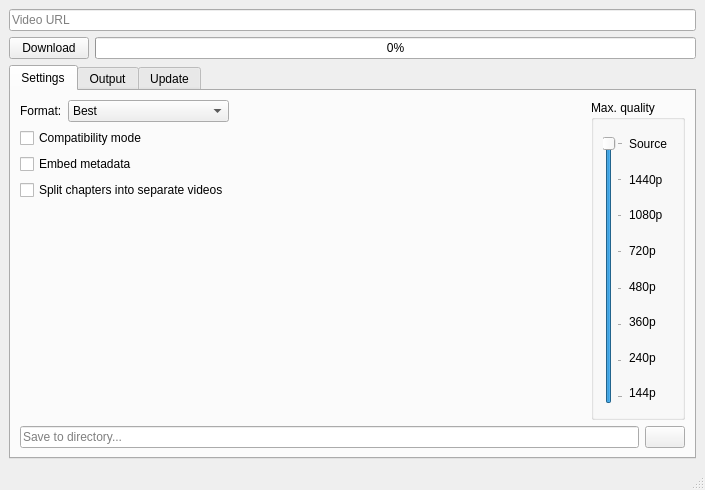
<?xml version="1.0" encoding="UTF-8"?>
<ui version="4.0">
 <class>MainWindow</class>
 <widget class="QMainWindow" name="MainWindow">
  <property name="geometry">
   <rect>
    <x>0</x>
    <y>0</y>
    <width>705</width>
    <height>490</height>
   </rect>
  </property>
  <property name="windowTitle">
   <string>FuzeVD 3.0.0</string>
  </property>
  <property name="tabShape">
   <enum>QTabWidget::TabShape::Triangular</enum>
  </property>
  <property name="dockNestingEnabled">
   <bool>false</bool>
  </property>
  <widget class="QWidget" name="centralwidget">
   <property name="enabled">
    <bool>true</bool>
   </property>
   <property name="sizePolicy">
    <sizepolicy hsizetype="Expanding" vsizetype="Expanding">
     <horstretch>1</horstretch>
     <verstretch>1</verstretch>
    </sizepolicy>
   </property>
   <property name="minimumSize">
    <size>
     <width>450</width>
     <height>400</height>
    </size>
   </property>
   <property name="maximumSize">
    <size>
     <width>2560</width>
     <height>1600</height>
    </size>
   </property>
   <property name="baseSize">
    <size>
     <width>705</width>
     <height>430</height>
    </size>
   </property>
   <layout class="QVBoxLayout" name="verticalLayout_3">
    <item>
     <widget class="QLineEdit" name="video_url_input">
      <property name="text">
       <string notr="true"/>
      </property>
      <property name="placeholderText">
       <string>Video URL</string>
      </property>
     </widget>
    </item>
    <item>
     <layout class="QHBoxLayout" name="horizontalLayout_2">
      <item>
       <widget class="QPushButton" name="download_button">
        <property name="text">
         <string>Download</string>
        </property>
       </widget>
      </item>
      <item>
       <widget class="QProgressBar" name="progress_bar">
        <property name="enabled">
         <bool>true</bool>
        </property>
        <property name="sizePolicy">
         <sizepolicy hsizetype="Expanding" vsizetype="Fixed">
          <horstretch>0</horstretch>
          <verstretch>0</verstretch>
         </sizepolicy>
        </property>
        <property name="value">
         <number>0</number>
        </property>
        <property name="textVisible">
         <bool>true</bool>
        </property>
        <property name="invertedAppearance">
         <bool>false</bool>
        </property>
       </widget>
      </item>
     </layout>
    </item>
    <item>
     <widget class="QTabWidget" name="tabWidget">
      <property name="sizePolicy">
       <sizepolicy hsizetype="Expanding" vsizetype="Minimum">
        <horstretch>0</horstretch>
        <verstretch>0</verstretch>
       </sizepolicy>
      </property>
      <property name="tabShape">
       <enum>QTabWidget::TabShape::Rounded</enum>
      </property>
      <property name="currentIndex">
       <number>0</number>
      </property>
      <widget class="QWidget" name="config_tab">
       <attribute name="title">
        <string>Settings</string>
       </attribute>
       <layout class="QVBoxLayout" name="verticalLayout_4">
        <item>
         <layout class="QHBoxLayout" name="horizontalLayout_5">
          <item>
           <layout class="QFormLayout" name="formLayout_3">
            <item row="0" column="0">
             <widget class="QLabel" name="label_9">
              <property name="text">
               <string>Format:</string>
              </property>
             </widget>
            </item>
            <item row="0" column="1">
             <widget class="QComboBox" name="format_combobox">
              <property name="editable">
               <bool>false</bool>
              </property>
              <item>
               <property name="text">
                <string notr="true">Best</string>
               </property>
              </item>
              <item>
               <property name="text">
                <string notr="true">MP4</string>
               </property>
              </item>
              <item>
               <property name="text">
                <string notr="true">WebM</string>
               </property>
              </item>
              <item>
               <property name="text">
                <string notr="true">MKV</string>
               </property>
              </item>
              <item>
               <property name="text">
                <string notr="true">Best (audio)</string>
               </property>
              </item>
              <item>
               <property name="text">
                <string notr="true">AAC (audio)</string>
               </property>
              </item>
              <item>
               <property name="text">
                <string notr="true">MP3 (audio)</string>
               </property>
              </item>
              <item>
               <property name="text">
                <string notr="true">Ogg (audio)</string>
               </property>
              </item>
              <item>
               <property name="text">
                <string notr="true">Opus (audio)</string>
               </property>
              </item>
             </widget>
            </item>
            <item row="1" column="0" colspan="2">
             <widget class="QCheckBox" name="compatibility_checkbox">
              <property name="toolTip">
               <string>De-prioritises AV1 formats.</string>
              </property>
              <property name="toolTipDuration">
               <number>-1</number>
              </property>
              <property name="text">
               <string comment="Test disambiguation">Compatibility mode</string>
              </property>
             </widget>
            </item>
            <item row="2" column="0" colspan="2">
             <widget class="QCheckBox" name="embed_metadata_checkbox">
              <property name="text">
               <string>Embed metadata</string>
              </property>
             </widget>
            </item>
            <item row="3" column="0" colspan="2">
             <widget class="QCheckBox" name="split_chapters_checkbox">
              <property name="text">
               <string>Split chapters into separate videos</string>
              </property>
             </widget>
            </item>
           </layout>
          </item>
          <item>
           <spacer name="horizontalSpacer">
            <property name="orientation">
             <enum>Qt::Orientation::Horizontal</enum>
            </property>
            <property name="sizeHint" stdset="0">
             <size>
              <width>40</width>
              <height>20</height>
             </size>
            </property>
           </spacer>
          </item>
          <item>
           <widget class="QGroupBox" name="resolution_groupbox">
            <property name="enabled">
             <bool>true</bool>
            </property>
            <property name="title">
             <string>Max. quality</string>
            </property>
            <layout class="QGridLayout" name="gridLayout_2">
             <item row="0" column="2">
              <widget class="QLabel" name="label_3">
               <property name="text">
                <string>Source</string>
               </property>
              </widget>
             </item>
             <item row="6" column="2">
              <widget class="QLabel" name="label_7">
               <property name="text">
                <string>240p</string>
               </property>
              </widget>
             </item>
             <item row="2" column="2">
              <widget class="QLabel" name="label">
               <property name="text">
                <string>1080p</string>
               </property>
              </widget>
             </item>
             <item row="5" column="2">
              <widget class="QLabel" name="label_6">
               <property name="text">
                <string>360p</string>
               </property>
              </widget>
             </item>
             <item row="1" column="2">
              <widget class="QLabel" name="label_2">
               <property name="text">
                <string>1440p</string>
               </property>
              </widget>
             </item>
             <item row="3" column="2" colspan="2">
              <widget class="QLabel" name="label_4">
               <property name="text">
                <string>720p</string>
               </property>
              </widget>
             </item>
             <item row="0" column="1" rowspan="8">
              <layout class="QVBoxLayout" name="verticalLayout_5">
               <property name="spacing">
                <number>2</number>
               </property>
               <item>
                <spacer name="verticalSpacer_2">
                 <property name="orientation">
                  <enum>Qt::Orientation::Vertical</enum>
                 </property>
                 <property name="sizeType">
                  <enum>QSizePolicy::Policy::Fixed</enum>
                 </property>
                 <property name="sizeHint" stdset="0">
                  <size>
                   <width>20</width>
                   <height>7</height>
                  </size>
                 </property>
                </spacer>
               </item>
               <item>
                <widget class="QSlider" name="quality_slider">
                 <property name="enabled">
                  <bool>true</bool>
                 </property>
                 <property name="sizePolicy">
                  <sizepolicy hsizetype="Minimum" vsizetype="Expanding">
                   <horstretch>0</horstretch>
                   <verstretch>0</verstretch>
                  </sizepolicy>
                 </property>
                 <property name="maximum">
                  <number>7</number>
                 </property>
                 <property name="pageStep">
                  <number>1</number>
                 </property>
                 <property name="value">
                  <number>7</number>
                 </property>
                 <property name="orientation">
                  <enum>Qt::Orientation::Vertical</enum>
                 </property>
                 <property name="tickPosition">
                  <enum>QSlider::TickPosition::TicksBelow</enum>
                 </property>
                 <property name="tickInterval">
                  <number>1</number>
                 </property>
                </widget>
               </item>
               <item>
                <spacer name="verticalSpacer">
                 <property name="orientation">
                  <enum>Qt::Orientation::Vertical</enum>
                 </property>
                 <property name="sizeType">
                  <enum>QSizePolicy::Policy::Fixed</enum>
                 </property>
                 <property name="sizeHint" stdset="0">
                  <size>
                   <width>20</width>
                   <height>4</height>
                  </size>
                 </property>
                </spacer>
               </item>
              </layout>
             </item>
             <item row="7" column="2">
              <widget class="QLabel" name="label_8">
               <property name="text">
                <string>144p</string>
               </property>
              </widget>
             </item>
             <item row="4" column="2">
              <widget class="QLabel" name="label_5">
               <property name="text">
                <string>480p</string>
               </property>
              </widget>
             </item>
            </layout>
           </widget>
          </item>
         </layout>
        </item>
        <item>
         <layout class="QHBoxLayout" name="horizontalLayout_3">
          <item>
           <widget class="QLineEdit" name="save_location_input">
            <property name="placeholderText">
             <string>Save to directory...</string>
            </property>
           </widget>
          </item>
          <item>
           <widget class="QPushButton" name="save_location_button">
            <property name="sizePolicy">
             <sizepolicy hsizetype="Minimum" vsizetype="Maximum">
              <horstretch>0</horstretch>
              <verstretch>1</verstretch>
             </sizepolicy>
            </property>
            <property name="text">
             <string/>
            </property>
            <property name="icon">
             <iconset theme="QIcon::ThemeIcon::DocumentSaveAs"/>
            </property>
            <property name="iconSize">
             <size>
              <width>24</width>
              <height>24</height>
             </size>
            </property>
           </widget>
          </item>
         </layout>
        </item>
       </layout>
      </widget>
      <widget class="QWidget" name="output_tab">
       <property name="sizePolicy">
        <sizepolicy hsizetype="Preferred" vsizetype="Preferred">
         <horstretch>1</horstretch>
         <verstretch>1</verstretch>
        </sizepolicy>
       </property>
       <attribute name="title">
        <string>Output</string>
       </attribute>
       <layout class="QVBoxLayout" name="verticalLayout">
        <item>
         <widget class="QTextEdit" name="shell_output_download_tab">
          <property name="sizePolicy">
           <sizepolicy hsizetype="Expanding" vsizetype="Expanding">
            <horstretch>0</horstretch>
            <verstretch>0</verstretch>
           </sizepolicy>
          </property>
          <property name="minimumSize">
           <size>
            <width>0</width>
            <height>20</height>
           </size>
          </property>
          <property name="baseSize">
           <size>
            <width>0</width>
            <height>0</height>
           </size>
          </property>
          <property name="palette">
           <palette>
            <active>
             <colorrole role="Text">
              <brush brushstyle="SolidPattern">
               <color alpha="255">
                <red>255</red>
                <green>255</green>
                <blue>255</blue>
               </color>
              </brush>
             </colorrole>
             <colorrole role="Base">
              <brush brushstyle="SolidPattern">
               <color alpha="255">
                <red>51</red>
                <green>51</green>
                <blue>51</blue>
               </color>
              </brush>
             </colorrole>
            </active>
            <inactive>
             <colorrole role="Text">
              <brush brushstyle="SolidPattern">
               <color alpha="255">
                <red>255</red>
                <green>255</green>
                <blue>255</blue>
               </color>
              </brush>
             </colorrole>
             <colorrole role="Base">
              <brush brushstyle="SolidPattern">
               <color alpha="255">
                <red>51</red>
                <green>51</green>
                <blue>51</blue>
               </color>
              </brush>
             </colorrole>
            </inactive>
            <disabled/>
           </palette>
          </property>
          <property name="font">
           <font>
            <family>Monospace</family>
            <pointsize>14</pointsize>
            <kerning>false</kerning>
           </font>
          </property>
          <property name="cursor" stdset="0">
           <cursorShape>IBeamCursor</cursorShape>
          </property>
          <property name="sizeAdjustPolicy">
           <enum>QAbstractScrollArea::SizeAdjustPolicy::AdjustIgnored</enum>
          </property>
          <property name="readOnly">
           <bool>true</bool>
          </property>
          <property name="markdown">
           <string notr="true"/>
          </property>
          <property name="html">
           <string notr="true">&lt;!DOCTYPE HTML PUBLIC &quot;-//W3C//DTD HTML 4.0//EN&quot; &quot;http://www.w3.org/TR/REC-html40/strict.dtd&quot;&gt;
&lt;html&gt;&lt;head&gt;&lt;meta name=&quot;qrichtext&quot; content=&quot;1&quot; /&gt;&lt;meta charset=&quot;utf-8&quot; /&gt;&lt;style type=&quot;text/css&quot;&gt;
p, li { white-space: pre-wrap; }
hr { height: 1px; border-width: 0; }
li.unchecked::marker { content: &quot;\2610&quot;; }
li.checked::marker { content: &quot;\2612&quot;; }
&lt;/style&gt;&lt;/head&gt;&lt;body style=&quot; font-family:'Monospace'; font-size:14pt; font-weight:400; font-style:normal;&quot;&gt;
&lt;p style=&quot;-qt-paragraph-type:empty; margin-top:0px; margin-bottom:0px; margin-left:0px; margin-right:0px; -qt-block-indent:0; text-indent:0px; font-family:'Sans'; font-size:10pt;&quot;&gt;&lt;br /&gt;&lt;/p&gt;&lt;/body&gt;&lt;/html&gt;</string>
          </property>
          <property name="acceptRichText">
           <bool>false</bool>
          </property>
          <property name="textInteractionFlags">
           <set>Qt::TextInteractionFlag::TextSelectableByMouse</set>
          </property>
          <property name="placeholderText">
           <string/>
          </property>
         </widget>
        </item>
       </layout>
      </widget>
      <widget class="QWidget" name="tab_2">
       <attribute name="title">
        <string>Update</string>
       </attribute>
       <layout class="QVBoxLayout" name="verticalLayout_2">
        <item>
         <layout class="QHBoxLayout" name="horizontalLayout">
          <item>
           <widget class="QGroupBox" name="groupBox">
            <property name="title">
             <string>yt-dlp</string>
            </property>
            <layout class="QFormLayout" name="formLayout">
             <item row="1" column="0">
              <widget class="QPushButton" name="ytdlp_update_button">
               <property name="text">
                <string>Update</string>
               </property>
              </widget>
             </item>
             <item row="0" column="0" colspan="2">
              <widget class="QLabel" name="label_ytdlp">
               <property name="text">
                <string>This version of FuzeVD does not come with auto-update, however you can keep yt-dlp up-to-date by clicking the button below.</string>
               </property>
               <property name="wordWrap">
                <bool>true</bool>
               </property>
              </widget>
             </item>
            </layout>
           </widget>
          </item>
          <item>
           <widget class="QGroupBox" name="groupBox_2">
            <property name="title">
             <string>Deno</string>
            </property>
            <layout class="QFormLayout" name="formLayout_2">
             <item row="0" column="0" colspan="2">
              <widget class="QLabel" name="label_deno">
               <property name="text">
                <string>This library is recommended for downloading from Youtube</string>
               </property>
               <property name="wordWrap">
                <bool>true</bool>
               </property>
               <property name="openExternalLinks">
                <bool>false</bool>
               </property>
              </widget>
             </item>
             <item row="1" column="0">
              <widget class="QPushButton" name="deno_check_button">
               <property name="text">
                <string>Check</string>
               </property>
              </widget>
             </item>
            </layout>
           </widget>
          </item>
         </layout>
        </item>
        <item>
         <widget class="QTextEdit" name="shell_output_update_tab">
          <property name="sizePolicy">
           <sizepolicy hsizetype="Expanding" vsizetype="Expanding">
            <horstretch>0</horstretch>
            <verstretch>0</verstretch>
           </sizepolicy>
          </property>
          <property name="palette">
           <palette>
            <active>
             <colorrole role="Text">
              <brush brushstyle="SolidPattern">
               <color alpha="255">
                <red>255</red>
                <green>255</green>
                <blue>255</blue>
               </color>
              </brush>
             </colorrole>
             <colorrole role="Base">
              <brush brushstyle="SolidPattern">
               <color alpha="255">
                <red>51</red>
                <green>51</green>
                <blue>51</blue>
               </color>
              </brush>
             </colorrole>
            </active>
            <inactive>
             <colorrole role="Text">
              <brush brushstyle="SolidPattern">
               <color alpha="255">
                <red>255</red>
                <green>255</green>
                <blue>255</blue>
               </color>
              </brush>
             </colorrole>
             <colorrole role="Base">
              <brush brushstyle="SolidPattern">
               <color alpha="255">
                <red>51</red>
                <green>51</green>
                <blue>51</blue>
               </color>
              </brush>
             </colorrole>
            </inactive>
            <disabled/>
           </palette>
          </property>
          <property name="font">
           <font>
            <family>Monospace</family>
           </font>
          </property>
          <property name="cursor" stdset="0">
           <cursorShape>IBeamCursor</cursorShape>
          </property>
          <property name="sizeAdjustPolicy">
           <enum>QAbstractScrollArea::SizeAdjustPolicy::AdjustIgnored</enum>
          </property>
          <property name="readOnly">
           <bool>true</bool>
          </property>
          <property name="markdown">
           <string notr="true"/>
          </property>
          <property name="html">
           <string notr="true">&lt;!DOCTYPE HTML PUBLIC &quot;-//W3C//DTD HTML 4.0//EN&quot; &quot;http://www.w3.org/TR/REC-html40/strict.dtd&quot;&gt;
&lt;html&gt;&lt;head&gt;&lt;meta name=&quot;qrichtext&quot; content=&quot;1&quot; /&gt;&lt;meta charset=&quot;utf-8&quot; /&gt;&lt;style type=&quot;text/css&quot;&gt;
p, li { white-space: pre-wrap; }
hr { height: 1px; border-width: 0; }
li.unchecked::marker { content: &quot;\2610&quot;; }
li.checked::marker { content: &quot;\2612&quot;; }
&lt;/style&gt;&lt;/head&gt;&lt;body style=&quot; font-family:'Monospace'; font-size:14pt; font-weight:400; font-style:normal;&quot;&gt;
&lt;p style=&quot;-qt-paragraph-type:empty; margin-top:0px; margin-bottom:0px; margin-left:0px; margin-right:0px; -qt-block-indent:0; text-indent:0px; font-family:'Sans'; font-size:10pt;&quot;&gt;&lt;br /&gt;&lt;/p&gt;&lt;/body&gt;&lt;/html&gt;</string>
          </property>
          <property name="acceptRichText">
           <bool>false</bool>
          </property>
          <property name="textInteractionFlags">
           <set>Qt::TextInteractionFlag::TextSelectableByMouse</set>
          </property>
          <property name="placeholderText">
           <string/>
          </property>
         </widget>
        </item>
        <item>
         <widget class="QLabel" name="os_label">
          <property name="text">
           <string>Unknown OS</string>
          </property>
         </widget>
        </item>
       </layout>
      </widget>
     </widget>
    </item>
   </layout>
  </widget>
  <widget class="QMenuBar" name="menubar">
   <property name="geometry">
    <rect>
     <x>0</x>
     <y>0</y>
     <width>705</width>
     <height>27</height>
    </rect>
   </property>
  </widget>
  <widget class="QStatusBar" name="statusbar"/>
 </widget>
 <resources/>
 <connections/>
</ui>
